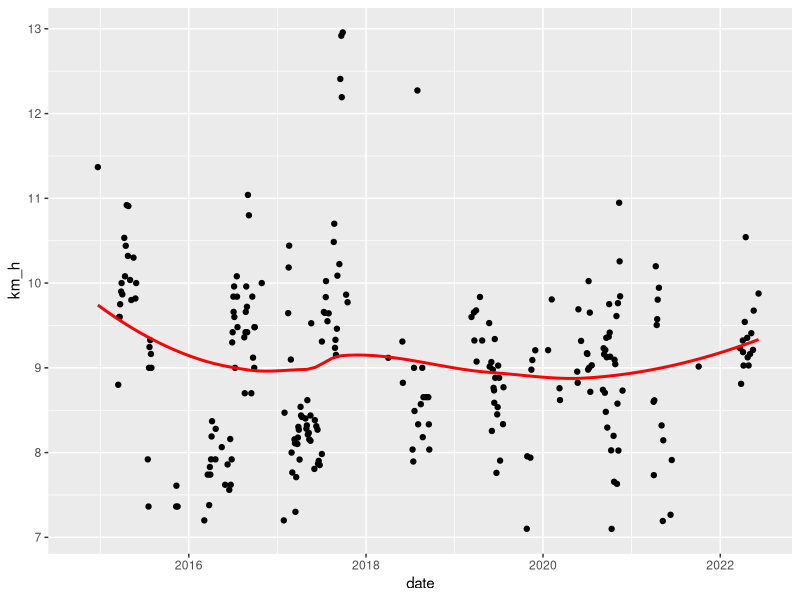
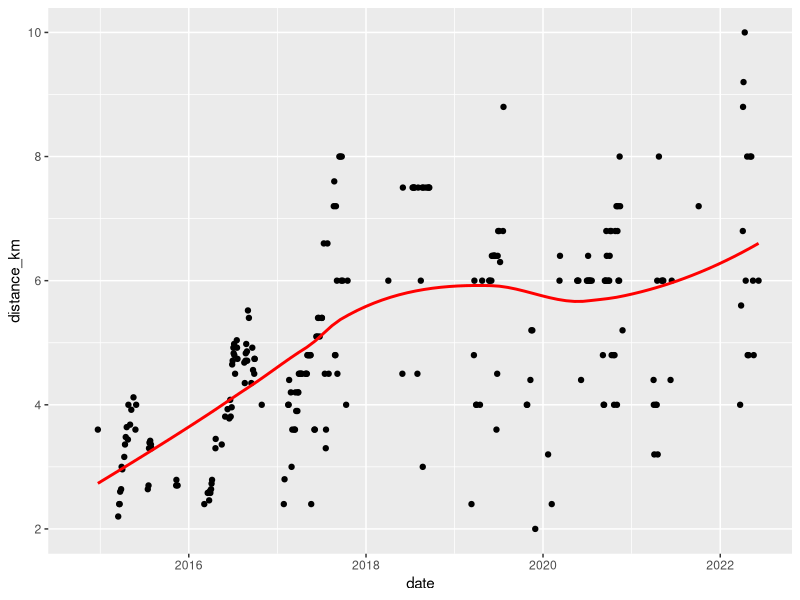
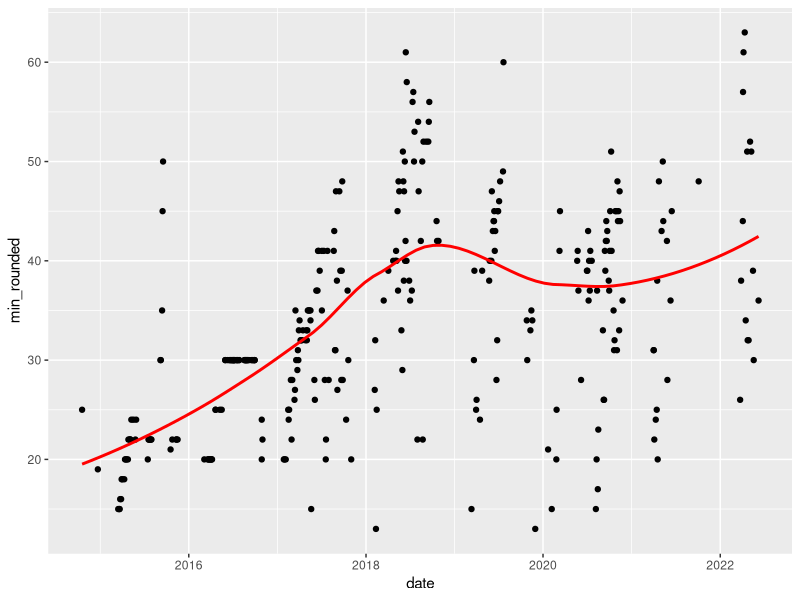
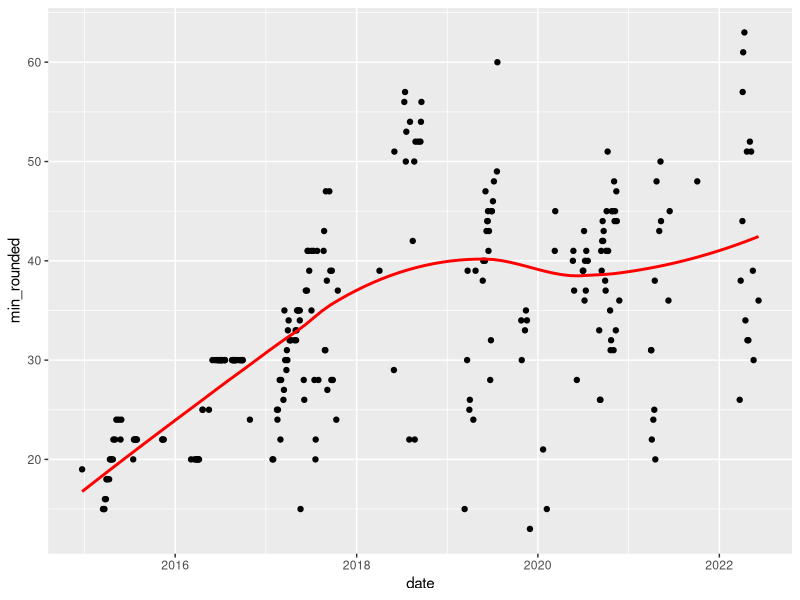
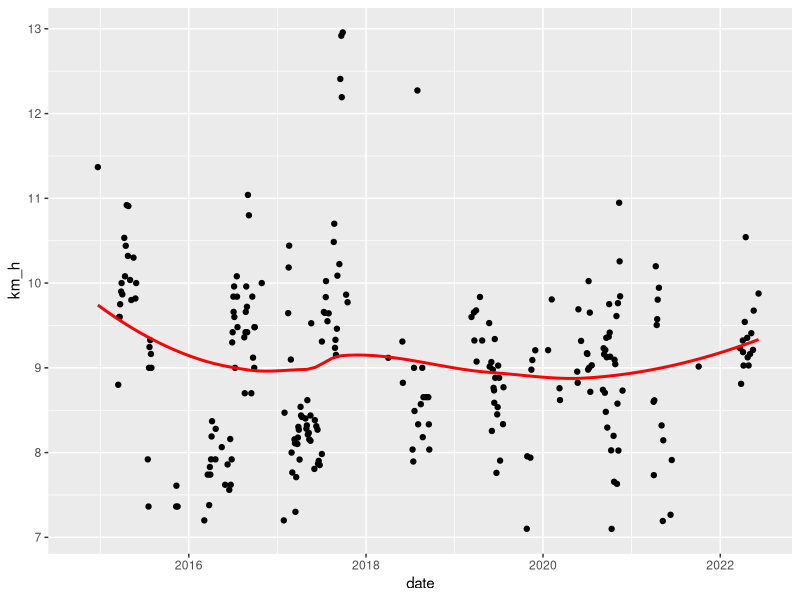
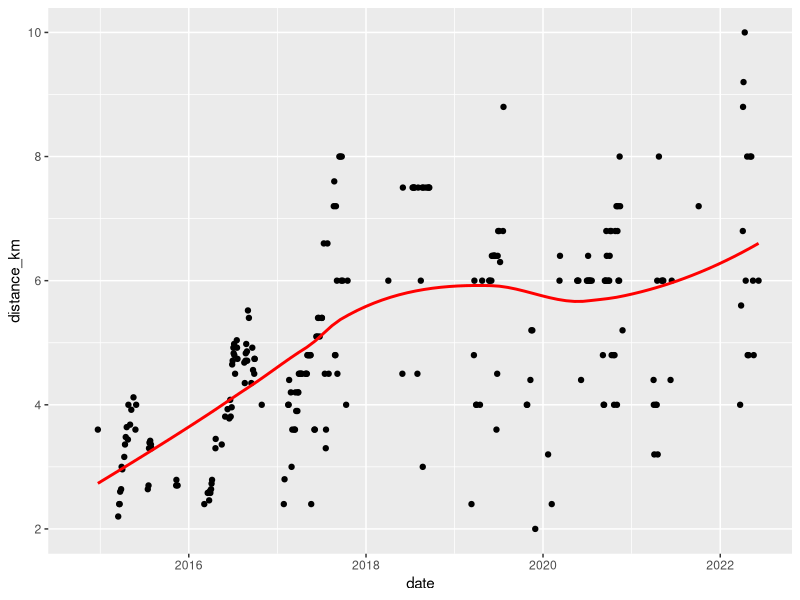
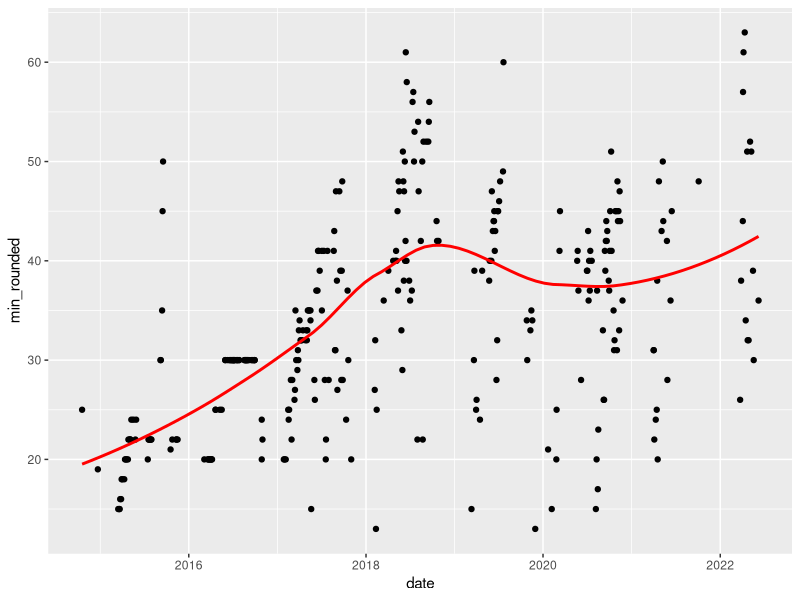
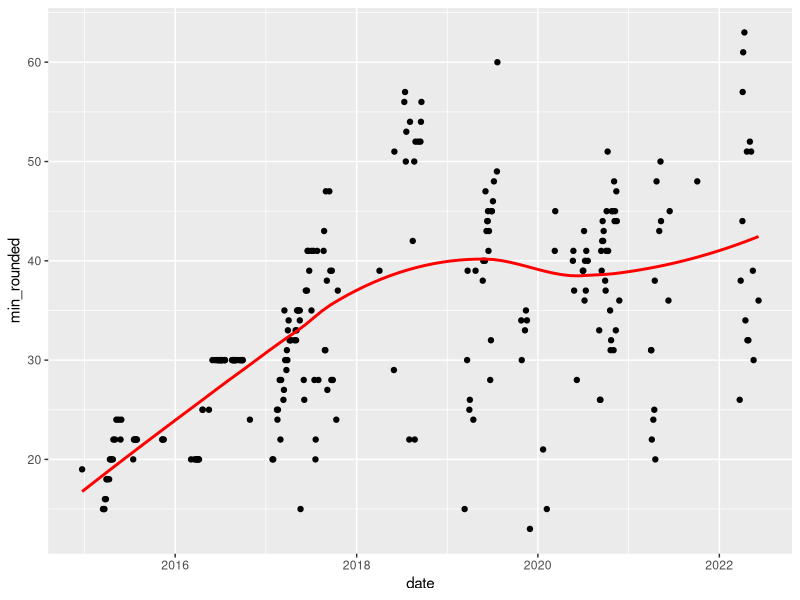

These charts were generated, in order, by the following R code:
library(tidyverse)
library(stringr)

# Read the text file containing dates and information about the runs, as hand-written.
original <- read.delim(file = "trcanje info.txt", header = F, encoding = "UTF-8")

# Extracting dates and numerical data with Regex ----
# Finding out the patterns suitable for extractions
# 
# First, we remove the rows that have no date - these are the location indicators and other notes
# Variables: date, run time, run distance (in laps)
# Date is standard:dd.mm.yy format




# Extract dates

regex_date_pattern <- "\\d+\\.\\d+\\.\\d\\d"
extracted_dates <- str_extract(original$V1, regex_date_pattern) %>% as.Date(extracted_dates, format="%d.%m.%y")

# Extract laps

regex_lap_pattern <- "\\d+([\\.\\,]\\d)*\\s*kr"
regex_lap_pattern_just_number <-  "^\\d+([\\.\\,]\\d)*"
# First we'll extract the whole part describing number of laps ran,
# Then just the number

extracted_laps <- str_extract(original$V1, regex_lap_pattern) %>% str_extract(regex_lap_pattern_just_number) %>%
    as.numeric()

# To extract time, we first extract a vector of strings like "mm:ss", 
# Then turn that into a number of seconds in a new vector

regex_time_ran_pattern <- "(\\d\\d\\:\\d\\d.*m?)|(\\d+\\s*m(in)*)"
# Two numbers with zero or more spaces, then "m"



extracted_times <- str_extract(original$V1,regex_time_ran_pattern)

# Extract number of minutes
just_minutes <- str_extract(extracted_times,"^\\d+")
# 100 is from "100m" notes, doesn't represent time - delete
just_minutes[which(just_minutes == "100")] <- NA
just_minutes <- as.numeric(just_minutes)

# Extract number of seconds
just_seconds <- str_extract(extracted_times,"\\:\\d\\d") %>% str_extract("\\d\\d") %>% as.numeric()

# Extract number of hours
regex_time_ran_pattern_more_than_hour <- "\\d\\:\\d\\d:\\d\\d."
just_hours <- str_extract(original$V1, regex_time_ran_pattern_more_than_hour) %>% str_extract("^\\d") %>% as.numeric()
# In those rows that contain a number of hours, the FIRST digit is the number of hours

# Get the full text for display in database, replace those parts in extracted_times
# Because they only caught the minutes and seconds, not the hours

extracted_times_more_than_hour <- str_extract(original$V1, regex_time_ran_pattern_more_than_hour)
extracted_times_more_than_hour_row_number <- which(!is.na(extracted_times_more_than_hour))

# Update the text info for these runs
extracted_times[extracted_times_more_than_hour_row_number] <- extracted_times_more_than_hour[extracted_times_more_than_hour_row_number]

# Get minutes from these parts too 
more_than_hour_text <- str_extract(original$V1, regex_time_ran_pattern_more_than_hour) %>% 
    str_extract("\\:\\d\\d:\\d\\d") %>%  str_extract("\\d\\d:\\d\\d") 
more_than_hour_minutes <- more_than_hour_text %>% str_extract("^\\d+") %>% as.numeric()
more_than_hour_seconds <- more_than_hour_text %>% str_extract(":\\d\\d") %>% str_extract("\\d\\d") %>% as.numeric()

# Add hours to minutes
more_than_hour_minutes <- just_hours * 60 + more_than_hour_minutes

  
# Add the times with hours to the regulars mins and secs
which_times_more_than_hour <- which(!is.na(more_than_hour_minutes))

just_minutes[which_times_more_than_hour] <- more_than_hour_minutes[which_times_more_than_hour]
just_seconds[which_times_more_than_hour] <- more_than_hour_seconds[which_times_more_than_hour]


# Minutes to seconds and add the two
data_times <- data.frame(time_original_text = extracted_times, min = just_minutes, sec_only = just_seconds)
data_times <- mutate(data_times, sec_only = replace_na(sec_only, 0), total_seconds = min * 60 + sec_only)

# Round up minutes for seconds > 31
data_times$min_rounded <- data_times$min
data_times$min_rounded[which(data_times$sec_only > 30)] <- data_times$min[which(data_times$sec_only > 30)] + 1

# Reordering the columns
data_times <- select(data_times, time_original_text, min_rounded, min,sec_only, total_seconds)

# Joining with text, date and lap info
running_data <- data.frame(original_text=original$V1, date = extracted_dates, laps = extracted_laps)
running_data <- cbind(running_data, data_times)

# Remove rows with less than 10 mins and which have no time indicated
running_data[which(running_data$min_rounded < 11), "min_rounded"] <- NA
running_data <- running_data[which(is.na(running_data$min_rounded)==F), ]

running_data <- running_data[which(is.na(running_data$date) == F), ]
rownames(running_data) <- NULL # We don't need the original rowname numbers

# Extracting location ----
# Runs were recorded in two places, Koprivnica and Zagreb. Laps in Koprivnica (KC) are 300m, in Zagreb (ZG) they're 400m.
# So we want to extract the location data for each run, which will also allow us to calculate run distance accurately.

# How we're going about it:
# Locations are named as specific rows in the text. All runs until the next location is mentioned are presumed to be in that location.
# Locate dates when those locations are named, all following runs will have that location applied to them.
# If a further location change exists, it will overwrite the location info in the next pass, keeping it all up to date!

locations_text<- read.delim(file= "trcanje info.txt", header = F, encoding = "UTF-8")

# Everything into uppercase for easier searching
for (i in 1:nrow(locations_text)) {
  locations_text[i, 1] <- str_to_upper(locations_text[i, 1], locale="hr")
}

# Words in the text relating to location: KOPRIVNICA , KC , ZAGREB, ZG
# Find the rownumbers of those words. The next runs occurs in the same row, OR the one below, or, at maximum, the one below that.

kc_1 <- str_which(locations_text$V1, "KOPRIVNICA|KC")
zg_1 <- str_which(locations_text$V1, "ZAGREB|ZG")

# Finding dates - in the same rows, ones below and ones one more below
dates_kc1 <- extracted_dates[kc_1]
dates_kc2 <- extracted_dates[kc_1 + 1]
dates_kc3 <- extracted_dates[kc_1 + 2]

# New dataframe just for Koprivnica locations - we'll do the same for Zagreb, combine them and add it to the main df later
df_location_dates <- data.frame(location = rep("KOPRIVNICA", length(dates_kc1)))

# Put the ones found in the same line in a dataframe.
df_location_dates$date <- dates_kc1

# If it's not in the same row, try the next. if it's still empty, try the next.
 
for (i in 1 : nrow(df_location_dates)) {
  if (is.na(df_location_dates$date[i])) {
    df_location_dates$date[i] <- dates_kc2[i]
}
  # Still empty? Try the n+2 row
  if (is.na(df_location_dates$date[i])) {
    df_location_dates$date[i] <- dates_kc3[i]
  }  
}  

# That's it for Koprivnica, repeat the same for Zagreb.

dates_zg1 <- extracted_dates[zg_1]
dates_zg2 <- extracted_dates[zg_1 + 1]
dates_zg3 <- extracted_dates[zg_1 + 2]

# Dataframe of locations and dates they occur
df_location_dates_zg <- data.frame(location = rep("ZAGREB", length(dates_zg1)))

df_location_dates_zg$date <- dates_zg1

# Same as for Koprivnica
for (i in 1 : nrow(df_location_dates_zg)) {
  if (is.na(df_location_dates_zg$date[i])) {
    df_location_dates_zg$date[i] <- dates_zg2[i]
  }  
  if (is.na(df_location_dates_zg$date[i])) {
    df_location_dates_zg$date[i] <- dates_zg3[i]
  } 
}

# Bind them together, arrange by date
df_location_dates <- rbind(df_location_dates, df_location_dates_zg) %>% arrange(date)
df_location_dates <- arrange(df_location_dates, date)

# And now to apply it to the main database. The first row is in Zagreb,
# Apply that to everything as the default. The df_location_dates marks when locations change -
# From that point to the next, every run is in the location named.

running_data$location <- "ZAGREB"

for (i in 1 : nrow(df_location_dates)) {
  # This for goes through every date that has a location change
  for (j in 1 : nrow(running_data)) {
   # For every row of the main base checks if the date is equal or higher than the current location date
   # If so, it changes the location
     if (running_data$date[j] >= df_location_dates$date[i]) {
       running_data$location[j] <- df_location_dates$location[i]}
  }
}

# Calculating distance and speed ----

running_data <- mutate(running_data, distance_km = laps * 0.4)

# Koprivnica distances are 3/4ths as big
for (i in 1: nrow(running_data)) {
  if (running_data$location[i] == "KOPRIVNICA") {
    running_data$distance_km[i] = running_data$distance_km[i] * 3/4
    }
}

running_data <- mutate(running_data, km_h = distance_km / (total_seconds / 3600))


# Graphs----- 

ggplot(running_data, aes(x = date, y = km_h)) + geom_point() + geom_smooth(se = F, color = "red")
ggsave(filename = "kmh map.png",width = 20)
ggplot(running_data, aes(x = date, y = distance_km)) + geom_point() + geom_smooth(se = F, color = "red")
ggsave(filename = "distance map.png", width = 20)
ggplot(running_data, aes(x = date, y = min_rounded)) + geom_point() + geom_smooth(se = F, color = "red")
ggsave(filename = "time spent map.png", width = 20)

# Data only on runs with number of laps

data_only_with_laps <- filter(running_data, is.na(laps) == F)
ggplot(data_only_with_laps, aes(x = date, y = min_rounded)) + geom_point() + geom_smooth(se = F, color = "red")
ggsave(filename = "time spent map_only with laps.png", width = 20)

# Save dataframe as excel file, with today's date appended
writexl::write_xlsx(running_data, path = paste("Running data", format(Sys.time(), "%Y-%m-%d"), ".xlsx"))
